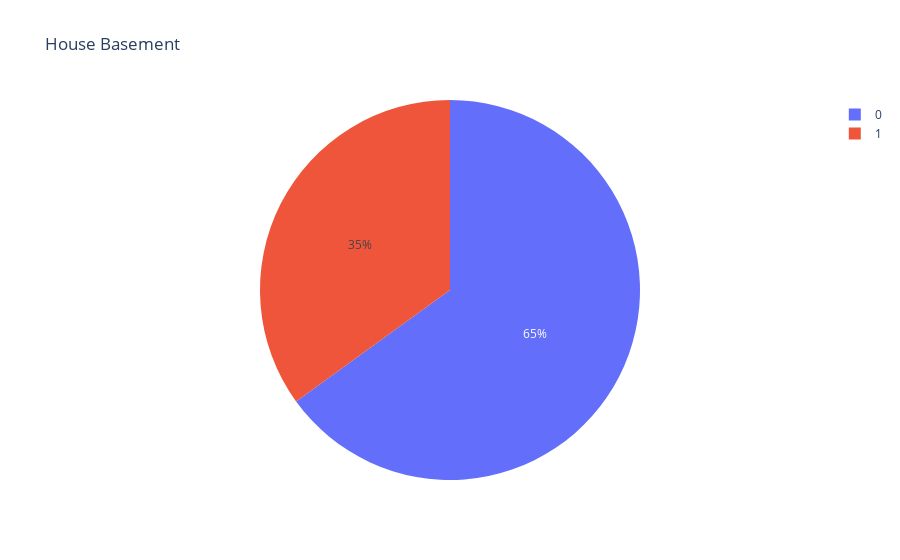

Notebook source saved alongside this figure:
### Code cell
basement_counts = data['basement'].value_counts()
fig = px.pie(basement_counts, values=basement_counts.values, names=basement_counts.index, title='House Basement')
fig.show()

### Figure 1 — Plotly figure (JSON) as saved in the notebook; plotly's stock layout.template omitted (floating-point values rounded to 4 significant figures)
{"data": [{"domain": {"x": [0, 1], "y": [0, 1]}, "hovertemplate": "basement=%{label}<br>value=%{value}<extra></extra>", "labels": [0, 1], "legendgroup": "", "name": "", "showlegend": true, "type": "pie", "values": [344, 185]}], "layout": {"autosize": true, "legend": {"tracegroupgap": 0}, "title": {"text": "House Basement"}}}
